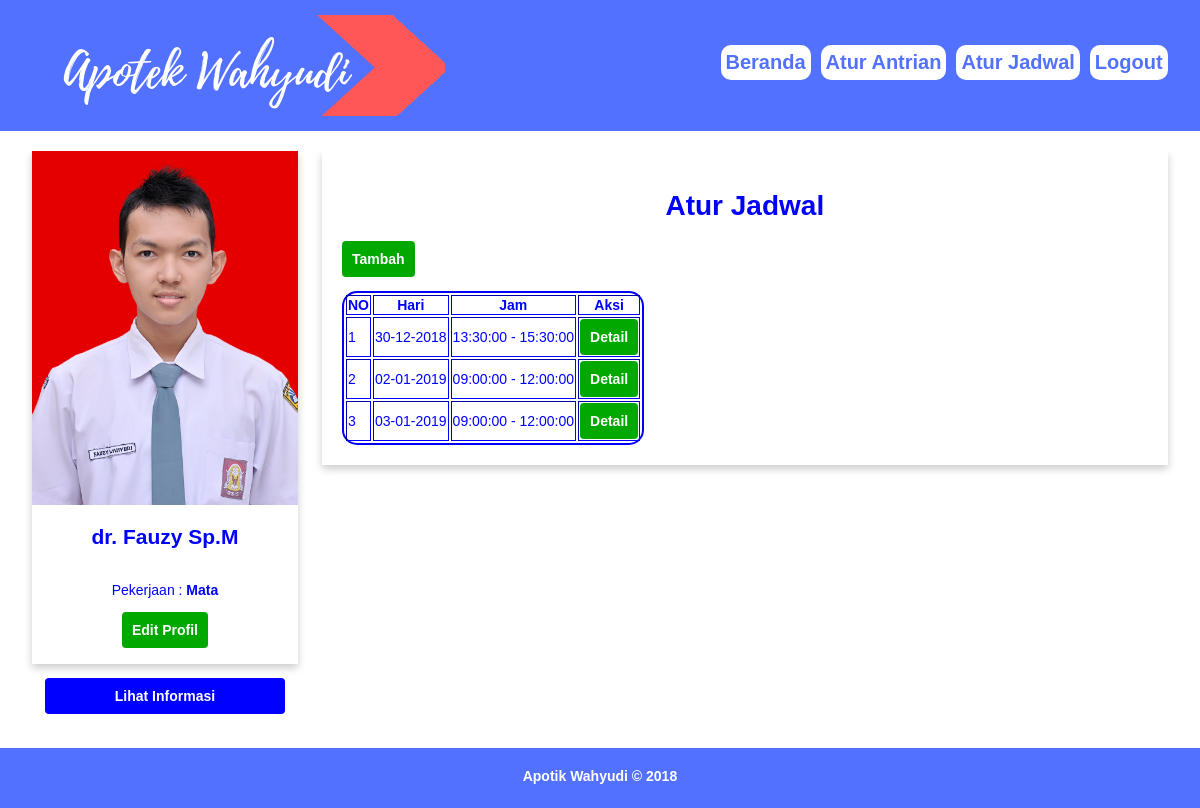
The app's page /dok.php?p=atur_jadwal (signed in) with its own data.
### tables this page shows
CREATE TABLE `tbl_dokter` (
  `id` int(11) NOT NULL,
  `username` varchar(20) NOT NULL,
  `password` text NOT NULL,
  `nama` varchar(50) NOT NULL,
  `pekerjaan` text NOT NULL,
  `panggilan` varchar(10) NOT NULL,
  `tmplahir` varchar(25) NOT NULL,
  `tgllahir` date NOT NULL DEFAULT '0000-00-00',
  `jk` char(1) NOT NULL,
  `alamat` text NOT NULL,
  `nohp` varchar(15) NOT NULL,
  `email` varchar(30) NOT NULL,
  `foto` text NOT NULL,
  `tglreg` datetime NOT NULL DEFAULT '0000-00-00 00:00:00',
  `status` int(11) NOT NULL,
  `lastlogin` datetime NOT NULL DEFAULT '0000-00-00 00:00:00'
);

CREATE TABLE `jadwal_dokter` (
  `kd_jadwal` int(11) NOT NULL,
  `user_dokter` varchar(20) NOT NULL,
  `tanggal` date DEFAULT '0000-00-00',
  `jam_awal` time NOT NULL DEFAULT '00:00:00',
  `jam_akhir` time NOT NULL DEFAULT '00:00:00'
);

### atur_jadwal.php (the view, shortened to what this page needs)
<?php
include 'koneksi.php';
 ?>
<div class="profil">
<center><h1>Atur Jadwal</h1></center>
<?php
$show=1;
 ?>
<?php if ($show==1) {
  ?>
  <form class="" action="" method="post">
    <input type="submit" name="tambah" value="Tambah" class="btn btn-edit">
  </form>
  <table border="1px" style="border-radius:15px; border:2px solid blue;">
    <tr>
      <th>NO</th>
      <th>Hari</th>
      <th>Jam</th>
      <th>Aksi</th>
    </tr>
    <?php
    $no=1;
    $sql=mysqli_query($kon, "select * from jadwal_dokter where user_dokter='$_SESSION[user]'");
    while ($rm=mysqli_fetch_array($sql)) {
            $d=substr($rm['tanggal'], 8);
            $m=substr($rm['tanggal'], 5,2);
            $y=substr($rm['tanggal'], 0,4);
      echo "<tr>
        <td>$no</td>
        <td>$d-$m-$y</td>
        <td>$rm[jam_awal] - $rm[jam_akhir]</td>
        <td><a href='dok.php?p=editjad&user=$rm[user_dokter]&kd=$rm[kd_jadwal]'><button type='button' class='btn btn-edit'>Detail</button></a>
        </td>
      </tr>";
      $no++;
    }
     ?>
  </table>
  <?php
} ?>
</div>

### kiridok.php (shortened to what this page needs)
<div class="card">
<?php
if(!empty($rm["foto"])){
	$foto = "foto/$rm[foto]";
}else{
	$foto = "foto/avatar.png";
}
?>
<img src="<?php echo "$foto"; ?>" alt="Avatar" style="width:100%">
<div class="isicard">
<?php
  echo "<h2>$rm[nama]</h2>";
  echo "<p><br>Pekerjaan : <b>$rm[pekerjaan] </b></p>";
?>
<a href="<?php echo "?p=profileditdok&user=$rm[username]";?>"><button type="button" class="btn btn-edit">Edit Profil</button></a>
</div>
</div>
<p>
<div align="center">
<a href="<?php echo "?p=profil"; ?>"><button type="button" class="btn btn-menu">Lihat Informasi</button></a><p></p>
</div>

### style.css (style rules this page uses)
body { font-family:Arial; font-size:14px; padding:0px; margin:0px; }
.card { box-shadow: 0 4px 8px 0 rgba(0,0,0,0.2); }
.isicard { padding:2px 16px; text-align:center; }
.profil { box-shadow: 0 4px 8px 0 rgba(0,0,0,0.2); padding:20px; height:auto; }
input[type="submit"] { font-family:Arial; font-size:14px; padding:9px; cursor:pointer; border:1px solid transparent; border-radius:4px; }
.btn { font-family:Arial; font-size:14px; padding:9px; cursor:pointer; border:1px solid transparent; border-radius:4px; }
.btn-edit { color:#FFFFFF; background-color:#00A800; width:auto; font-weight: bold; }
.btn-menu { color:#FFFFFF; background-color:blue; width:90%; font-weight:bold; }

### records on screen
tbl_dokter: foto (picture), nama "dr. Fauzy Sp.M", pekerjaan "Mata"
jadwal_dokter: tanggal "30", tanggal "12", tanggal "2018", jam_awal "13:30:00", jam_akhir "15:30:00"
jadwal_dokter: tanggal "02", tanggal "01", tanggal "2019", jam_awal "09:00:00", jam_akhir "12:00:00"
jadwal_dokter: tanggal "03", tanggal "01", tanggal "2019", jam_awal "09:00:00", jam_akhir "12:00:00"
